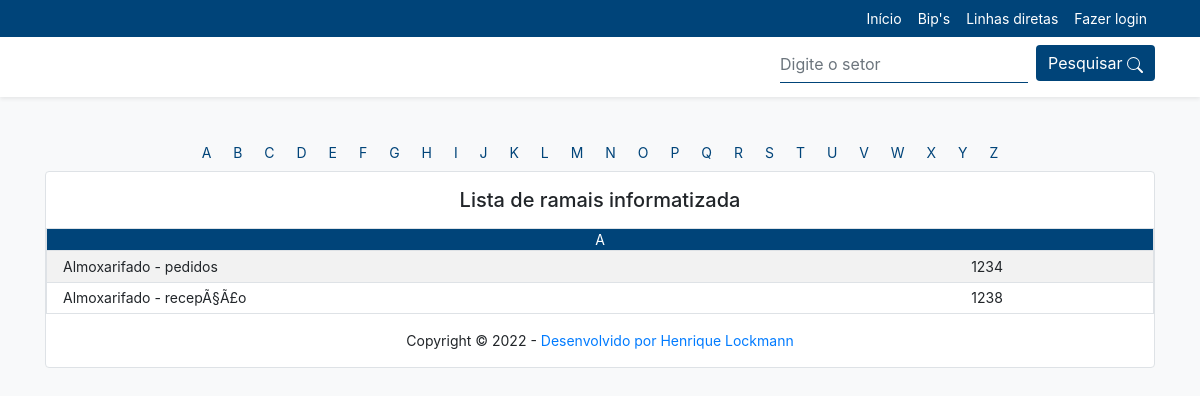
The page /?p=A on the database its author committed.
### tables this page shows
CREATE TABLE IF NOT EXISTS `branch_line` (
  `id` int(11) NOT NULL AUTO_INCREMENT,
  `section_id` int(4) NOT NULL,
  `description` varchar(100) DEFAULT NULL,
  `complement` varchar(100) DEFAULT NULL,
  `num` varchar(15) NOT NULL,
  `status` int(1) NOT NULL,
  `private` int(1) NOT NULL,
  `type` int(1) NOT NULL,
  `insert_by` int(11) NOT NULL,
  `dt` datetime NOT NULL,
  `delete_by` int(11) DEFAULT NULL,
  `dt_delete` datetime DEFAULT NULL,
  PRIMARY KEY (`id`)
);

CREATE TABLE IF NOT EXISTS `section` (
  `id` int(11) NOT NULL AUTO_INCREMENT,
  `name` varchar(255) NOT NULL,
  PRIMARY KEY (`id`)
);

### lista.php (the view, shortened to what this page needs)
<div class="border-top-0 border border-bottom-0">
			<?php
				if(isset($_GET['p'])){
					$busca= $_GET['p']."%";
					$title = "<div class='container text-center bg-lock text-white' >".$_GET['p']."</div>";
					$or = "";
				};
				if (isset($busca)){
					$result_ramais ="SELECT branch_line.*, section. `name` AS section_id FROM `branch_line`
						INNER JOIN `section` ON `branch_line`.`section_id` = section.`id`
						WHERE (section. `name` LIKE '$busca' or section. `name` = '$busca' $or) && status = 0 && private = 1 && type = 0
						ORDER BY section. `name`, `complement` ASC";
				    $resultado_ramal = mysqli_query($connect, $result_ramais);  ?>
				    <table class="rounded table table-striped table-hover table-sm m-0">
						<tbody class="text-left">
							<?php echo $title ?>
							<?php
								if($resultado_ramal->num_rows > 0){
									while($row = mysqli_fetch_array($resultado_ramal)){
										if(!empty($row['complement'])){
											$s = " - ";
										}else{
											$s = "";
										} ?>
										<tr>
										<td class="pl-3" width="70%"><?php echo utf8_encode($row['section_id']); echo $s, utf8_decode($row['complement']) ?></td>
										<td class="text-center"><?php echo $row['num'] ?></td>
										</tr>
									<?php };
								}else{
									?>
									<div class=" border-0 text-center p-3">
										Sem resultado, realize uma nova pesquisa ou <a href="./">clique aqui </a>para voltar ao início.
									</div>
							<?php	};?>
						</tbody>
					</table>
				<?php };
			?>
</div>

### header.php (shortened to what this page needs)
<!DOCTYPE html>
<html>
<head>
	<link rel="stylesheet" href="assets/style/css/bootstrap.css" />
	<link rel="stylesheet" href="assets/style/css/index.css" />
</head>
<body>
<header class="fixed-top shadow-sm">
		<div class="container-fluid text-white bg-lock">
			<div class="container d-flex flex-row bg-lock">
				<div class="container d-flex justify-content-end p-0">
					<a href="./">Início</a>
					<a href="?l=bips" class="text-white">Bip's</a>
					<a href="?l=linhasdiretas" class="text-white">Linhas diretas</a>
					<a href="login">Fazer login</a>
				</div>
			</div>
		</div>
		<div class="container pt-2 pb-2 d-flex">
			<div class="container p-0 d-flex justify-content-end align-self-center">
				<div>
				<form class="" id="search" method="POST" action="">
					<input type="text" class="form-control border-top-0 border-right-0 border-left-0 border-lock rounded-0 p-0" name="pesquisar" placeholder="Digite o setor" required="required" >
					</div>
					<div>
						<button type="submit" class="btn btn-primary mb-2 ml-2 rounded bg-lock border-0">
							Pesquisar
						</button>
					</div>
			</div>
		</div>
</header>

### index.php (shortened to what this page needs)
<?php
include('header.php');
?>
	<div class="container p-0 bd mb-4">
		<?php include('abc.php') ?>
		<div class="container mt-2">
			<div class="border rounded  bg-white">
				<div id="title" class="text-center border-bottom p-3">
					<b><h5 class="p-0 m-0">Lista de ramais informatizada</h5></b>
				</div>
				<div id="main">
					<?php
						if(isset($_GET['l']) and ($_GET['l'] == "bips")){
							include("bips.php");
						}elseif(isset($_GET['l']) and ($_GET['l'] == "linhasdiretas")){
							include("linhasdiretas.php");
						}else{
							include("main.php");
						}
					?>
				</div>
				<div id="footer" class="text-center border-top p-3">
					Copyright © <?php echo date("Y"); ?> - <a href="https://henriquelockmann.com.br">Desenvolvido por Henrique Lockmann</a>
				</div>
			</div>
		</div>
	</div>
</body>
</html>

### abc.php
<div class="container p-0">
		<div class="container text-center abc">
			<?php
			foreach( range( 'A', 'Z' ) as $letra ) { ?>
			   <a href="./?p=<?php echo $letra ?>" class="text-decoration-none"><?php echo $letra ?></a>
			<?php } ?>
		</div>
</div>

### main.php (shortened to what this page needs)
<?php
					if(isset($_POST["lista"]) or isset($_GET['p']) or (isset($_POST['pesquisar']))){
						include('lista.php');
					} ?>

### assets/style/css/index.css (style rules this page uses)
* { margin: 0; padding: 0; box-sizing: border-box; }
body { font-size: 14px; background-color: #F8F9FA; }
header { background-color: #fff; }
.bg-lock { background-color: #004479; color: #fff; }
.bg-lock a { background-color: #004479; color: #fff; padding: 8px; }
.bd { margin-top: 142px; }
.abc a { padding: 9px; color: #004479; list-style: none; }
.border-lock { border-color: #004479; }

### rows shown on the page
branch_line: section.name "Almoxarifado", complement "-", complement "pedidos", num "1234"
branch_line: section.name "Almoxarifado", complement "-", complement "recepÃ§Ã£o", num "1238"

### other values the page prints
$letra "A"
$letra "B"
$letra "C"
$letra "D"
$letra "E"
$letra "F"
$letra "G"
$letra "H"
$letra "I"
$letra "J"
$letra "K"
$letra "L"
$letra "M"
$letra "N"
$letra "O"
